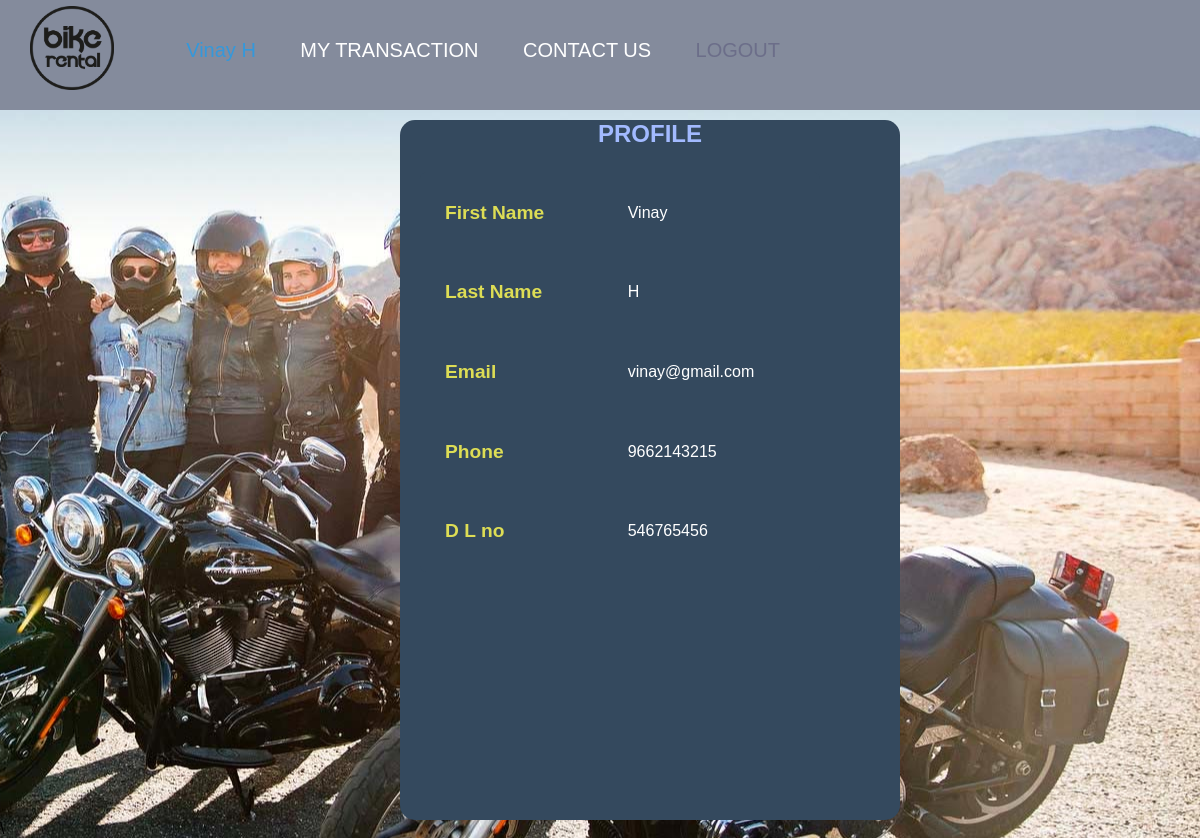
/PHP/profile.php (signed in), run on the app's committed database.
### tables this page shows
CREATE TABLE `user` (
  `fname` varchar(20) NOT NULL,
  `lname` varchar(20) NOT NULL,
  `email` varchar(20) NOT NULL,
  `phone` bigint(13) NOT NULL,
  `dlno` bigint(20) NOT NULL,
  `password` varchar(20) NOT NULL
);

### PHP/profile.php (the view, shortened to what this page needs)
<?php
include 'connection.php';
  $mail=$_SESSION['uemail'];
$query1 = "SELECT * FROM user WHERE email='$mail' ";
$result1 = mysqli_query($conn, $query1) or die(mysqli_error($conn));
$row1 =mysqli_fetch_array($result1);
?>
<!DOCTYPE html>
<html lang="en" dir="ltr">
  <head>
    <link rel="stylesheet" href="../css/booking.css">
    <link rel="stylesheet" type="text/css" href="../css/footer.css">
    <link rel="stylesheet" type="text/css" href="../css/navbar.css">
  </head>
  <body>
    <nav>
      <a href="mainpage.php"><img src="../images/logo.png" class="logo" alt="logo"></a>
      <ul>
        <li><a style="color: #3498db" href="profile.php"><?php echo $_SESSION['fname'] . " " . $_SESSION['lname']; ?></a></li>
        <li><a href="mytransaction.php">MY TRANSACTION</a></li>
        <li><a href="">CONTACT US</a></li>
        <li><a style="color: #626282b8" href="logout.php">LOGOUT</a></li>
      </ul>
    </nav>
<div class="page-wrapper">
  <div class="tab">
    <p class="title">PROFILE</p>
    <table class="table">
      <tr><td class="item">First Name</td><td><?php echo $row1['fname'];?></td></tr>
      <tr><td class="item">Last Name</td><td><?php echo $row1['lname'];?></td></tr>
      <tr><td class="item">Email</td><td><?php echo $row1['email'];?></td></tr>
      <tr><td class="item">Phone</td><td><?php echo $row1['phone'];?></td></tr>
      <tr><td class="item">D L no</td><td><?php echo $row1['dlno'];?></td></tr>
    </table>
  </div>
</div>
  \
</body>
</html>

### CSS/booking.css (style rules this page uses)
body { margin: 0; padding: 0; font-family: sans-serif; background: transparent; background-image: url("../images/images1.jpg"); background-position: right; }
.tab { background: #34495E; width: 500px; height: 700px; margin-left: 400px; border-radius: 15px; }
.title { margin-top: 10px; font-size: x-large; text-align: center; color: #a2baff; font-weight: bolder; }
.table { margin: 1em 0; min-width: 400px; height: 400px; background: #34495E; color: #fff; margin-left: 20px; border-radius: .4em; overflow: hidden; }
.table tr { border-color: #46637f; border-top: 1px solid #ddd; border-bottom: 1px solid #ddd; }
.table td { font-family: sans-serif; padding: 1.2em !important; margin:.5em 1em; display: table-cell; text-align: left; }
.table .item { color: #dd5; font-size: larger; font-weight: bolder; }
.page-wrapper { min-height: 600px; }

### CSS/navbar.css (style rules this page uses)
nav { width: 100%; height: 110px; background-color: #848b9c; line-height: 80px; }
nav ul { float: right; margin: 0.8%; margin-right: 25rem; }
nav ul li { list-style-type: none; display: inline-block; font-size: 20px; }
nav ul li a { text-decoration: none; color: #fff; padding: 20px; }
.logo { width: 7%; margin-left: 1.9rem; margin-top: 0.5%; }

### data on the page
user: fname "Vinay", lname "H", email "vinay@gmail.com", phone "9662143215", dlno "546765456"
